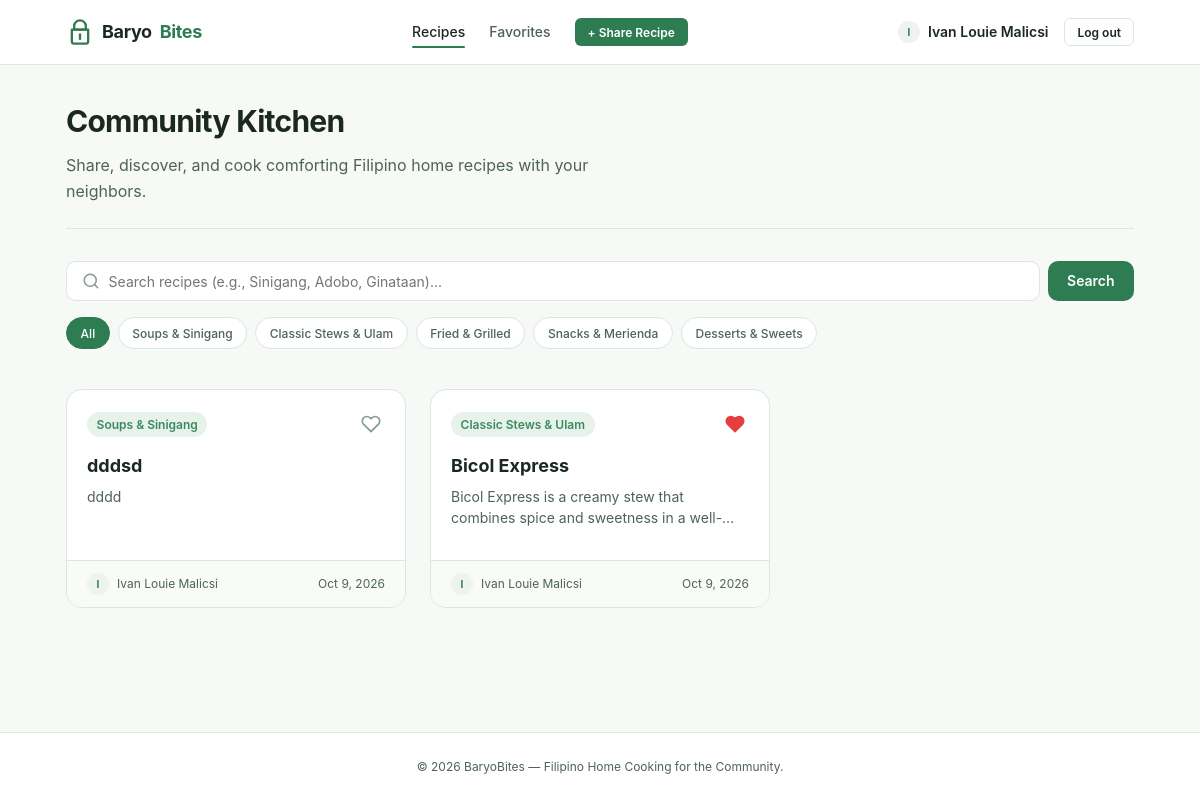
/index.php (signed in), run on the app's committed database.
### tables this page shows
CREATE TABLE `categories` (
  `id` int(11) NOT NULL AUTO_INCREMENT,
  `name` varchar(255) NOT NULL,
  PRIMARY KEY (`id`)
);

CREATE TABLE `recipes` (
  `id` int(11) NOT NULL AUTO_INCREMENT,
  `user_id` int(11) NOT NULL,
  `category_id` int(11) NOT NULL,
  `title` varchar(255) NOT NULL,
  `description` varchar(255) NOT NULL,
  `steps` text NOT NULL,
  `created_at` datetime NOT NULL,
  `updated_at` datetime DEFAULT NULL,
  PRIMARY KEY (`id`),
  KEY `user_id` (`user_id`),
  KEY `category_id` (`category_id`)
);

CREATE TABLE `users` (
  `id` int(11) NOT NULL AUTO_INCREMENT,
  `first_name` varchar(255) NOT NULL,
  `last_name` varchar(255) NOT NULL,
  `email` varchar(255) NOT NULL,
  `password` varchar(255) NOT NULL,
  `created_at` datetime NOT NULL DEFAULT current_timestamp() ON UPDATE current_timestamp(),
  PRIMARY KEY (`id`),
  UNIQUE KEY `unique_email` (`email`)
);

### includes/helpers.php (called while the page is built, shortened)
<?php
function e(?string $value): string {
    return htmlspecialchars($value ?? '', ENT_QUOTES, 'UTF-8');
}

### classes/Category.php (called while the page is built, shortened)
<?php
class Category {
    private PDO $pdo;
    public function __construct(PDO $pdo) {
        $this->pdo = $pdo;
    }
    public function getAll(): array {
        $stmt = $this->pdo->query("SELECT * FROM categories ORDER BY id ASC");
        return $stmt->fetchAll();
    }
}

### classes/Recipe.php (called while the page is built, shortened)
<?php
class Recipe {
    private PDO $pdo;
    public function __construct(PDO $pdo) {
        $this->pdo = $pdo;
    }
    public function getAll(string $search = '', ?int $categoryId = null): array {
        $sql = "
            SELECT r.*, c.name AS category_name, u.first_name, u.last_name
            FROM recipes r
            JOIN categories c ON r.category_id = c.id
            JOIN users u ON r.user_id = u.id
            WHERE 1=1
        ";
        $params = [];
        $sql .= " ORDER BY r.created_at DESC";
        $stmt = $this->pdo->prepare($sql);
        $stmt->execute($params);
        return $stmt->fetchAll();
    }
}

### classes/Auth.php (called while the page is built, shortened)
<?php
class Auth {
    public static function id(): ?int {
        return isset($_SESSION['user']['id']) ? (int)$_SESSION['user']['id'] : null;
    }
}

### classes/Favorite.php (called while the page is built, shortened)
<?php
class Favorite {
    private PDO $pdo;
    public function __construct(PDO $pdo) {
        $this->pdo = $pdo;
    }
    public function isFavorite(int $userId, int $recipeId): bool {
        $stmt = $this->pdo->prepare("SELECT COUNT(*) FROM favorites WHERE user_id = ? AND recipe_id = ?");
        $stmt->execute([$userId, $recipeId]);
        return (int)$stmt->fetchColumn() > 0;
    }
}

### index.php (the view, shortened to what this page needs)
<?php
require_once 'db.php';
require_once 'includes/helpers.php';
require_once 'classes/Auth.php';
require_once 'classes/Category.php';
require_once 'classes/Recipe.php';
require_once 'classes/Favorite.php';
$categoryModel = new Category($pdo);
$recipeModel = new Recipe($pdo);
$favoriteModel = new Favorite($pdo);
$currentUserId = Auth::id();
$categories = $categoryModel->getAll();
$searchQuery = trim($_GET['q'] ?? '');
$selectedCategory = !empty($_GET['category']) ? (int)$_GET['category'] : null;
$recipes = $recipeModel->getAll($searchQuery, $selectedCategory);
require_once 'includes/header.php';
?>
<div class="hero">
  <h1 class="hero-title">Community Kitchen</h1>
  <p class="hero-subtitle">Share, discover, and cook comforting Filipino home recipes with your neighbors.</p>
</div>
<div class="filter-bar">
  <form class="search-form" method="GET" action="index.php">
    <div class="search-input-wrap">
      <input type="text" name="q" class="search-input" placeholder="Search recipes (e.g., Sinigang, Adobo, Ginataan)..." value="<?php echo e($searchQuery); ?>">
    </div>
    <button type="submit" class="btn btn-primary">Search</button>
  </form>
  <div class="category-pills">
    <a href="index.php<?php echo !empty($searchQuery) ? '?q=' . urlencode($searchQuery) : ''; ?>" class="pill <?php echo empty($selectedCategory) ? 'active' : ''; ?>">
      All
    </a>
    <?php foreach ($categories as $cat): ?>
      <?php
        $catUrl = 'index.php?category=' . $cat['id'];
      ?>
      <a href="<?php echo $catUrl; ?>" class="pill <?php echo $selectedCategory === (int)$cat['id'] ? 'active' : ''; ?>">
        <?php echo e($cat['name']); ?>
      </a>
    <?php endforeach; ?>
  </div>
</div>
<?php if (empty($recipes)): ?>
  <div class="empty-state">
    <h3>No Recipes Found</h3>
    <p>There are no recipes matching your criteria yet. Be the first to share one!</p>
    <a href="recipe-create.php" class="btn btn-primary btn-sm">+ Share a Recipe</a>
  </div>
<?php else: ?>
  <div class="recipe-grid">
    <?php foreach ($recipes as $r): ?>
      <?php $isFav = $favoriteModel->isFavorite($currentUserId, (int)$r['id']); ?>
      <article class="recipe-card">
        <div class="card-top">
          <span class="card-badge"><?php echo e($r['category_name']); ?></span>
          <button type="button" class="btn-favorite <?php echo $isFav ? 'active' : ''; ?>" data-recipe-id="<?php echo $r['id']; ?>" title="<?php echo $isFav ? 'Remove from Favorites' : 'Save to Favorites'; ?>">
            <svg width="20" height="20" viewBox="0 0 24 24" fill="<?php echo $isFav ? 'currentColor' : 'none'; ?>" stroke="currentColor" stroke-width="2" stroke-linecap="round" stroke-linejoin="round">
              <path d="M20.84 4.61a5.5 5.5 0 0 0-7.78 0L12 5.67l-1.06-1.06a5.5 5.5 0 0 0-7.78 7.78l1.06 1.06L12 21.23l7.78-7.78 1.06-1.06a5.5 5.5 0 0 0 0-7.78z"></path>
            </svg>
          </button>
        </div>
        <div class="card-body">
          <h2 class="card-title">
            <a href="recipe-view.php?id=<?php echo $r['id']; ?>">
              <?php echo e($r['title']); ?>
            </a>
          </h2>
          <p class="card-desc"><?php echo e($r['description']); ?></p>
        </div>
        <div class="card-footer">
          <div class="card-author">
            <span class="author-avatar"><?php echo strtoupper(substr($r['first_name'] ?? 'U', 0, 1)); ?></span>
            <span><?php echo e(trim(($r['first_name'] ?? '') . ' ' . ($r['last_name'] ?? '')) ?: 'Home Cook'); ?></span>
          </div>
          <span><?php echo date('M j, Y', strtotime($r['created_at'])); ?></span>
        </div>
      </article>
    <?php endforeach; ?>
  </div>
<?php endif; ?>
<?php require_once 'includes/footer.php'; ?>

### data on the page
categories: name "Soups & Sinigang"
categories: name "Classic Stews & Ulam"
categories: name "Fried & Grilled"
categories: name "Snacks & Merienda"
categories: name "Desserts & Sweets"
recipes: category.name "Soups & Sinigang", title "dddsd", description "dddd", user.first_name "I", user.last_name "Ivan Louie Malicsi", created_at "Oct 9, 2026"
recipes: category.name "Classic Stews & Ulam", title "Bicol Express", description "Bicol Express is a creamy stew that combines spice and sweetness in…", user.first_name "I", user.last_name "Ivan Louie Malicsi", created_at "Oct 9, 2026"

### other printed values
$avatarLetter "I"
$displayName "Ivan Louie Malicsi"
